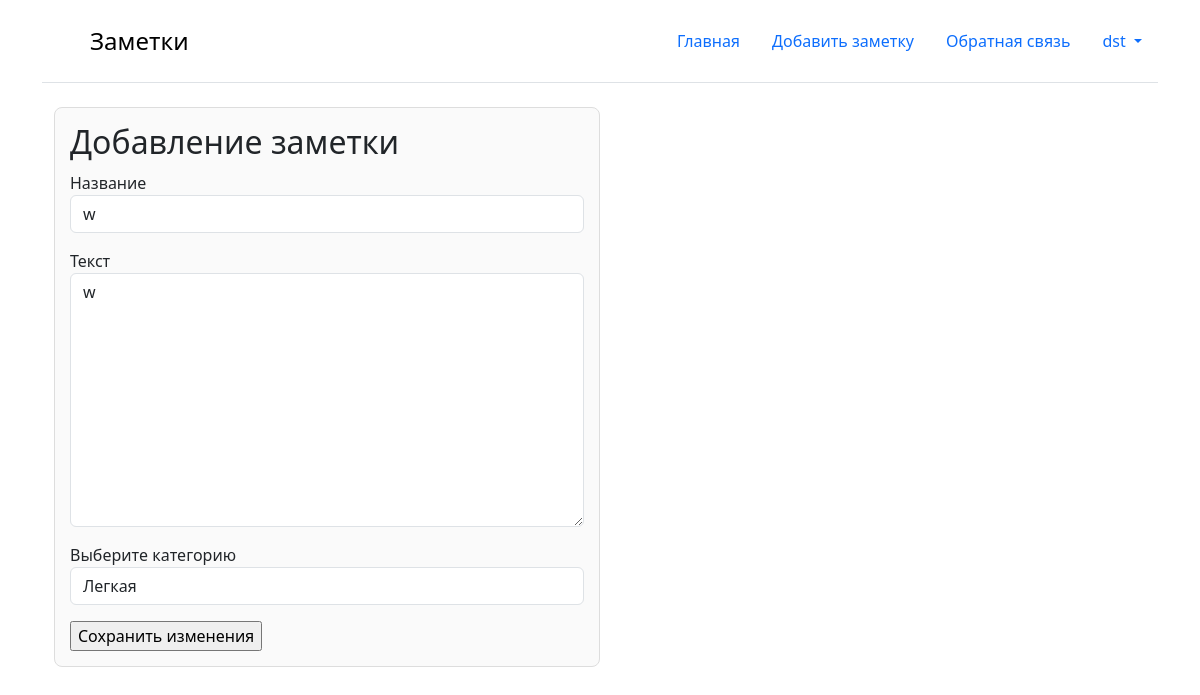
The page /posts/18/edit (signed in) on the database its author committed.
### core/models.py (models this page shows, shortened)
class Post(models.Model):
    title = models.CharField(max_length=200)
    text = models.TextField()
    created_data = models.DateTimeField(auto_now_add=True)
    category = models.ForeignKey(PostCategory,
                                 blank = True,
                                 null = True,
                                 on_delete=models.SET_NULL,
                                 related_name='category_post')
    profile = models.ForeignKey(Profile,
                                related_name='profile_posts',
                                on_delete=models.CASCADE)
    class Meta:
        verbose_name = 'Запись'
        verbose_name_plural = 'Записи'
        ordering = ["-created_data"]

### core/views.py (the view)
# urls.py: path('posts/<int:post_id>/edit', post_edit, name='post_edit'),
@login_required
def post_edit(request, post_id):
    post = Post.objects.get(id=post_id)
    if post.profile != request.user.profile:
        raise Http404
    form = PostAddModelForm(instance=post)
    if request.method == 'POST':
        form = PostAddModelForm(request.POST, instance=post)
        if form.is_valid():
            form.save()
            return redirect('post_detail', post.id)
    return render(request, 'post_edit.html', {"post_add_form":form})

### core/forms.py (shortened to what this page needs)
class PostAddModelForm(forms.ModelForm):
    class Meta:
        model = Post
        fields = ['title', 'text', 'category']
    def __init__(self, *args, **kwargs):
        super(PostAddModelForm, self).__init__(*args, **kwargs)
        for visible in self.visible_fields():
            visible.field.widget.attrs['class'] = 'form-control'

### core/models.py (called while the page is built)
    def __str__(self):
        return self.title

### templates/post_edit.html (shortened to what this page needs)
{% extends 'base.html' %}
{% block content %}
<div class="container">
    <div class="col-md-6">
        <div class="post-card">
            <h2>Добавление заметки</h2>
            <form action="{% url 'post_edit' post_add_form.instance.id %}" method="post">
                <div class="mb-3">
                    <label for="{{ post_add_form.title.id_for_label }}">Название</label><br>
                    {{ post_add_form.title }}
                </div>
                <div class="mb-3">
                    <label for="{{ post_add_form.text.id_for_label }}">Текст</label><br>
                    {{ post_add_form.text }}
                </div>
                <div class="mb-3">
                    <label for="{{ post_add_form.category.id_for_label }}">Выберите категорию</label><br>
                    {{ post_add_form.category }}
                </div>
                <input type="submit" value="Сохранить изменения">
            </form>
        </div>
    </div>
</div>
{% endblock %}

### templates/base.html (shortened to what this page needs)
{% load static %}
<!DOCTYPE html>
<html lang="en">
<head>
    <link href="https://cdn.jsdelivr.net/npm/bootstrap@5.3.3/dist/css/bootstrap.min.css" rel="stylesheet"
>
</head>
<body>
<div class="container">
    <header class="d-flex flex-wrap justify-content-center py-3 mb-4 border-bottom">
        <a href="{% url 'main' %}" class="d-flex align-items-center mb-3 mb-md-0 me-md-auto link-body-emphasis text-decoration-none">
            <svg class="bi me-2" width="40" height="32">
                <use xlink:href="#bootstrap"></use>
            </svg>
            <span class="fs-4">Заметки</span>
        </a>
        <ul class="nav nav-pills">
            <li class="nav-item"><a class="nav-link" href="{% url 'main' %}">Главная</a></li>
            <li class="nav-item"><a class="nav-link" href="{% url 'post_add' %}">Добавить заметку</a></li>
            <li class="nav-item"><a class="nav-link" href="{% url 'feedback_add' %}">Обратная связь</a></li>
            {% if request.user.is_authenticated %}
            <li class="nav-item dropdown">
                <a class="nav-link dropdown-toggle" href="{% url 'login' %}" role="button" data-bs-toggle="dropdown" aria-expanded="false">
                    {{ user }}
                </a>
            </li>
            {% else %}
            <li class="nav-item"><a class="nav-link" href="{% url 'login' %}">Войти</a></li>
            <li class="nav-item"><a class="nav-link" href="{% url 'register' %}">Регистрация</a></li>
            {% endif %}
        </ul>
    </header>
    {% block content %}
    {% endblock %}
</div>
</body>
</html>

### templates/base.html (style rules this page uses)
h1, h2 { margin: 0; padding-bottom: 10px; }
.post-card { padding: 15px; margin-bottom: 20px; border: 1px solid #ddd; border-radius: 8px; background-color: #fafafa; }
ul { list-style-type: none; padding: 0; }
ul li { padding: 5px 0; }
ul li a { text-decoration: none; color: #333; }

### rows shown on the page
Post: title "w", text "w", category "Легкая"

### other values the page prints
{{ user }} "dst"
